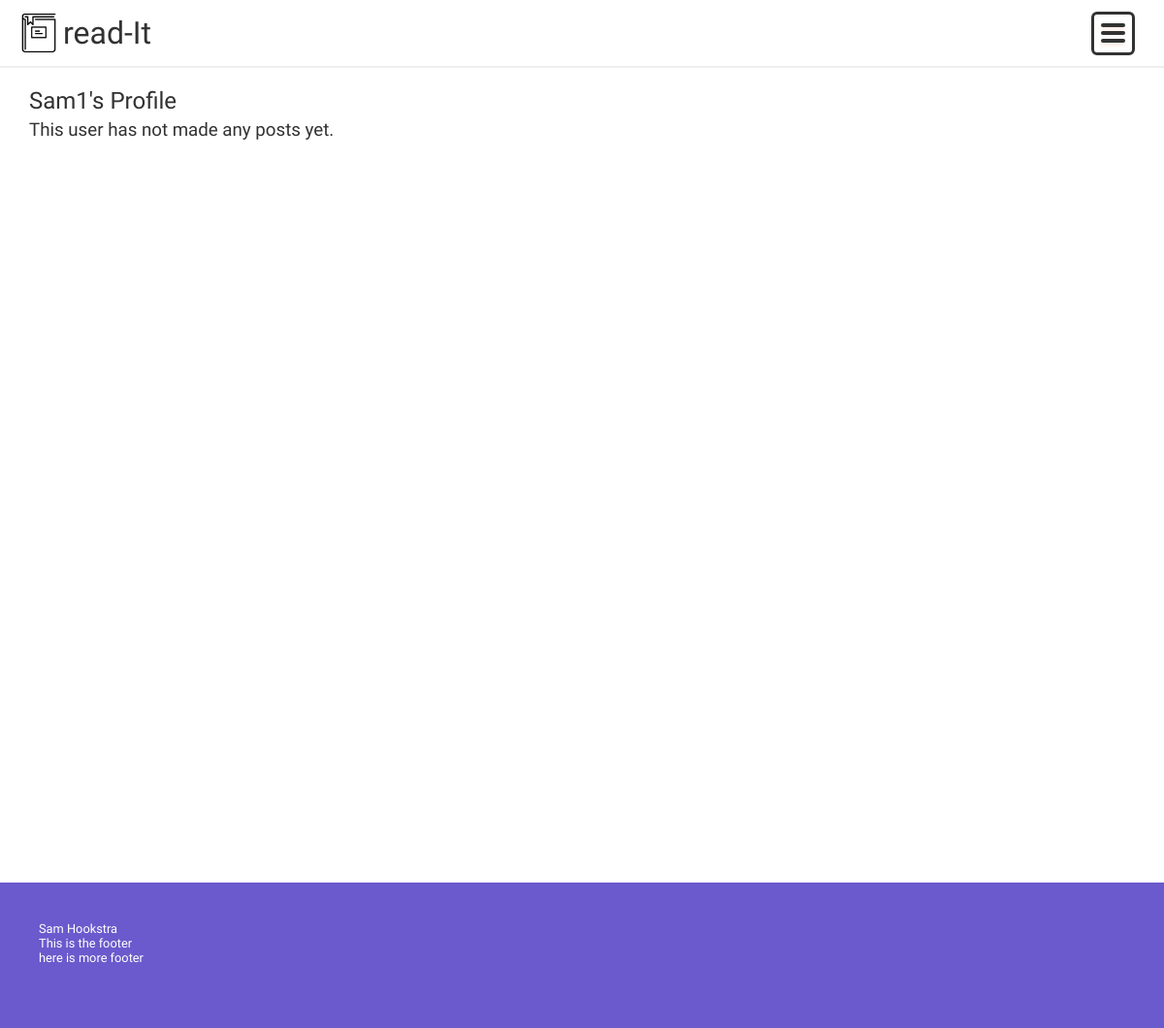
The app's page /index.php?action=viewUser&userID=36, older data.
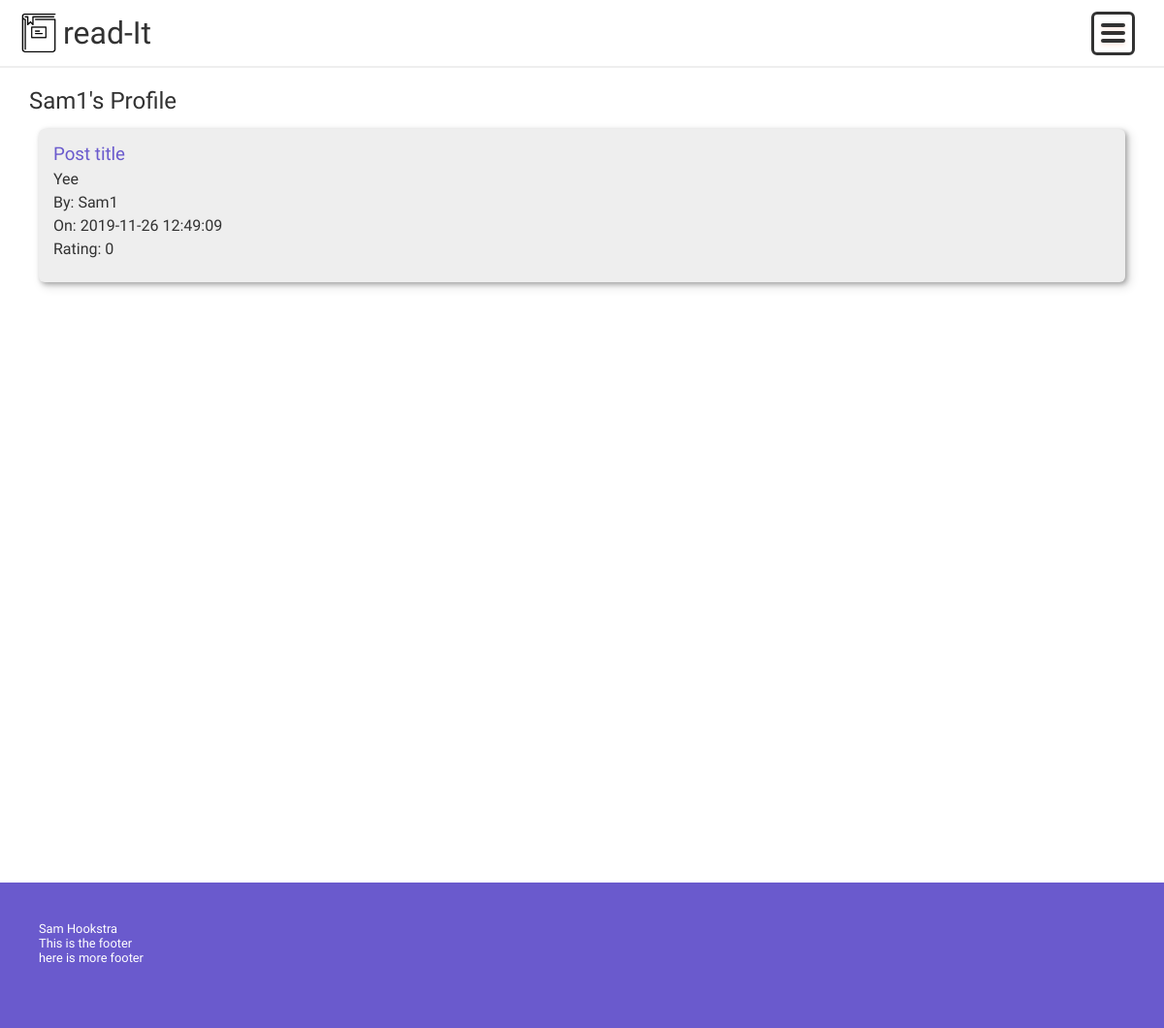
The same page, newer data.
### tables this page shows
CREATE TABLE `posts` (
  `postID` int(11) NOT NULL,
  `subredditID` int(11) NOT NULL,
  `userID` int(11) NOT NULL,
  `postTitle` varchar(64) NOT NULL,
  `postContent` varchar(1500) NOT NULL,
  `postTime` datetime NOT NULL DEFAULT current_timestamp(),
  `rating` int(11) NOT NULL DEFAULT 0
);

### models/userDA.php (called while the page is built, shortened)
<?php
require_once('models/database.php');
require_once('models/user.php');
class userDA
{
    public static function get_all()
    {
        $db = Database::getDB();
        $queryUsers = 'SELECT * FROM users';
        $statement = $db->prepare($queryUsers);
        $statement->execute();
        $rows = $statement->fetchAll();
        foreach ($rows as $value) {
            $user = new user($value['userID'], $value['username'], $value['email'], $value['password']);
            $users[] = $user;
        }
        return $users;
    }
    public static function getUserByID($userID)
    {
        $db = Database::getDB();
        $queryUser = 'SELECT * FROM users where userID = :userID';
        $statement = $db->prepare($queryUser);
        $statement->bindValue(':userID', $userID);
        $statement->execute();
        $rows = $statement->fetchAll();
        foreach ($rows as $value) {
            $user = new user($value['userID'], $value['username'], $value['email'], $value['password']);
        }
        return $user;
    }
}

### models/user.php (called while the page is built, shortened)
<?php
class user
{
    private $userID, $username, $email, $password;
    public function __construct($userID, $username, $email, $password)
    {
        $this->username = $username;
    }
    public function getUsername()
    {
        return $this->username;
    }
}

### models/posts/postDA.php (called while the page is built, shortened)
<?php
require_once 'models/posts/post.php';
class postDA
{
    public static function get_post_by_userID($userID)
    {
        $db = Database::getDB();
        $queryPosts = 'SELECT * FROM posts WHERE userID = :userID';
        $statement = $db->prepare($queryPosts);
        $statement->bindValue(':userID', $userID);
        $statement->execute();
        $rows = $statement->fetchAll();
        $posts = [];
        foreach ($rows as $value) {
            $post = new post($value['postID'], $value['subredditID'], $value['userID'], $value['postTitle'], $value['postContent'], $value['postTime'], $value['rating']);
            array_push($posts, $post);
        }
        return $posts;
    }
}

### models/posts/post.php (called while the page is built, shortened)
<?php
class post
{
    private $postID, $subredditID, $userID, $postTitle, $postContent, $postTime, $rating;
    public function __construct($postID, $subredditID, $userID, $postTitle, $postContent, $postTime, $rating)
    {
        $this->postID = $postID;
        $this->postTitle = $postTitle;
        $this->postContent = $postContent;
        $this->postTime = $postTime;
        $this->rating = $rating;
    }
    public function getPostID()
    {
        return $this->postID;
    }
    public function getPostTitle()
    {
        return $this->postTitle;
    }
    public function getPostContent()
    {
        return $this->postContent;
    }
    public function getPostTime()
    {
        return $this->postTime;
    }
    public function getRating()
    {
        return $this->rating;
    }
}

### views/viewUser.php (shortened to what this page needs)
<!DOCTYPE html>
<html lang="en">
<?php include_once("views/components/header.php"); ?>
<body>
    <?php include_once("views/components/nav.php"); ?>
    <div class="container">
        <div class="container-main">
            <?php echo '<h2>' . htmlspecialchars($userToView->getUsername()) . '\'s Profile</h1>'; ?>
            <?php if (empty($posts)) { ?>
                <h3>This user has not made any posts yet.</h3>
            <?php } else { ?>
                <div class="posts">
                    <?php foreach ($posts as $post) : ?>
                        <div class="post">
                            <div class="post-content">
                                <h3>
                                    <a href="subredditController.php?action=viewPost&amp;postID=<?php echo $post->getPostID(); ?>">
                                        <?php echo htmlspecialchars($post->getPostTitle()) ?>
                                    </a>
                                </h3>
                                <p><?php echo htmlspecialchars($post->getPostContent()) ?></p>
                                <p><?php echo 'By: ' . htmlspecialchars(userDA::getUserByID($post->getUserID())->getUsername()) ?></p>
                                <p><?php echo 'On: ' . htmlspecialchars($post->getPostTime()) ?></p>
                                <p><?php echo 'Rating: ' . htmlspecialchars($post->getRating()); ?></p>
                            </div>
                        </div>
                    <?php endforeach ?>
                </div>
            <?php } ?>
        </div>
    </div>
    <div class="footer">
        <p>Sam Hookstra</p>
        <p>This is the footer</p>
        <p>here is more footer</p>
    </div>
</body>
</html>

Row changes from the older to the newer data that the page shows:
added posts: postTitle "Post title", postContent "Yee", Username "Sam1", postTime "2019-11-26 12:49:09", rating "0"
Text that changed along with them:
text no longer shown: "This user has not made any posts yet."
